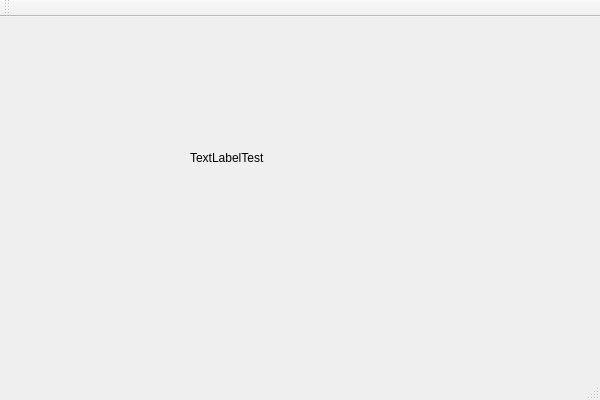
<?xml version="1.0" encoding="UTF-8"?>
<ui version="4.0">
 <class>QtTestClass</class>
 <widget class="QMainWindow" name="QtTestClass">
  <property name="geometry">
   <rect>
    <x>0</x>
    <y>0</y>
    <width>600</width>
    <height>400</height>
   </rect>
  </property>
  <property name="windowTitle">
   <string>String Editor</string>
  </property>
  <widget class="QWidget" name="centralWidget">
   <widget class="QLabel" name="label">
    <property name="geometry">
     <rect>
      <x>190</x>
      <y>110</y>
      <width>211</width>
      <height>61</height>
     </rect>
    </property>
    <property name="text">
     <string>TextLabelTest</string>
    </property>
   </widget>
  </widget>
  <widget class="QMenuBar" name="menuBar">
   <property name="geometry">
    <rect>
     <x>0</x>
     <y>0</y>
     <width>600</width>
     <height>21</height>
    </rect>
   </property>
  </widget>
  <widget class="QToolBar" name="mainToolBar">
   <attribute name="toolBarArea">
    <enum>TopToolBarArea</enum>
   </attribute>
   <attribute name="toolBarBreak">
    <bool>false</bool>
   </attribute>
  </widget>
  <widget class="QStatusBar" name="statusBar"/>
 </widget>
 <layoutdefault spacing="6" margin="11"/>
 <resources>
  <include location="QtStringEditor.qrc"/>
 </resources>
 <connections/>
</ui>
